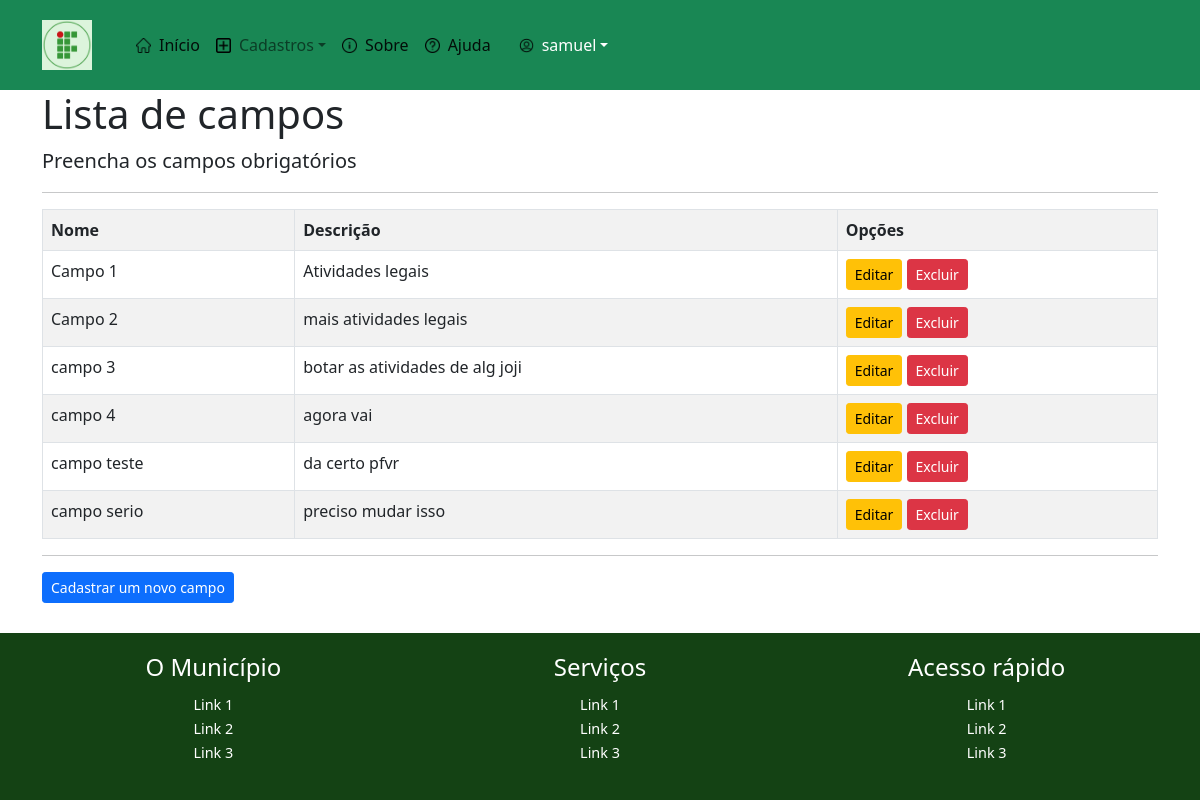
Page /listar/campos (signed in) on the committed database.
### cadastros/models.py (models this page shows, shortened)
class Campo(models.Model):
    nome = models.CharField(max_length=50, unique=True)
    descricao = models.CharField(max_length=150, verbose_name="Descrição", null=True, blank=True)

### cadastros/views.py (the view)
# urls.py: path('listar/campos', CampoList.as_view(),name='listar-campos' ),
class CampoList(LoginRequiredMixin, ListView):
    model = Campo
    template_name = 'cadastros/listas/campo.html'
    login_url = 'login'

### cadastros/templates/cadastros/listas/campo.html (shortened to what this page needs)
{% extends 'paginas/modelo.html' %}
{% block conteúdo %}
<div class="container">
    <h1>Lista de campos </h1>
    <p class="lead">Preencha os campos obrigatórios</p>
    <hr>
    <div class="table-responsive">
    <table class="table table-striped table-bordered table-hover"
        <tr>
            <th>Nome</th>
            <th>Descrição</th>
            <th>Opções</th>
        {% for campo in object_list %}
        <tr>
            <td>{{ campo.nome }}</td>
            <td>{{ campo.descricao }}</td>
            <td>
                <a href="{% url 'editar-campo' campo.pk %}" class="btn btn-warning btn-sm">Editar</a>
                <a href="{% url 'excluir-campo' campo.pk %}" class="btn btn-danger btn-sm">Excluir</a>
            </td>
        </tr>
        {% empty %}
        <tr>
            <td colspan="3">Nenhum registro encontrado.</td>
        </tr>
        {% endfor %}
    </table>
<hr>
</div>
<form action="" method="POST">
    <a href="{% url 'cadastrar-campo' %}" class="btn btn-primary btn-sm">Cadastrar um novo campo</a>
</form>
</div>
{% endblock %}

### paginas/templates/paginas/modelo.html (shortened to what this page needs)
{% load static %}
<!DOCTYPE html>
<html lang="en">
<head>
    <link rel="stylesheet" href="https://stackpath.bootstrapcdn.com/bootstrap/5.0.0-alpha1/css/bootstrap.min.css">
    <link rel="stylesheet" href="{% static 'css/drop.css' %}">
</head>
<body>
    {% block menu %}
    <div class="bg-light">
        <nav class="navbar navbar-expand-sm navbar-light bg-success">
            <div class="container-fluid">
                <a class="navbar-brand" href="#"><img src="{% static 'img/logo redonda.png' %}" width="50"></a>
                <div class="collapse navbar-collapse" id="navbarID">
                    <div class="navbar-nav">
                        <a class="nav-link active d-flex align-items-center" aria-current="page" href="{% url 'inicio' %}">
                            <img src="{% static 'img/casa.png' %}" width="15" class="me-2">
                            <span>Início</span>
                        </a>
                        <div class="nav-item dropdown">
                            <a class="nav-link dropdown-toggle d-flex align-items-center" href="#" id="cadastrosDropdown" role="button" data-bs-toggle="dropdown" aria-expanded="false">
                                <img src="{% static 'img/adição.png' %}" width="15" class="me-2">
                                <span>Cadastros</span>
                            </a>
                        </div>
                        <a class="nav-link active d-flex align-items-center" aria-current="page" href="{% url 'sobre' %}">
                            <img src="{% static 'img/i.png' %}" width="15" class="me-2">
                            <span>Sobre</span>
                        </a>
                        <a class="nav-link active d-flex align-items-center" aria-current="page" href="#">
                            <img src="{% static 'img/interrogas.png' %}" width="15" class="me-2">
                            <span>Ajuda</span>
                        </a>
                    </div>
                    {% if request.user.is_authenticated %}
                    <div class="nav-item dropdown" style="float: right; margin-right: 20px;">
                        <a class="nav-link dropdown-toggle d-flex align-items-center" href="#" id="UsuarioDropdown" role="button" data-bs-toggle="dropdown" aria-expanded="false">
                            <img src="{% static 'img/user.png' %}" width="15" class="me-2">
                            <span>{{ request.user }}</span>
                        </a>
                    </div>
                    {% else %}
                    <a class="nav-link active d-flex align-items-center" aria-current="page" href="{% url 'login' %}">
                        <span>Login</span>
                    </a>
                    {% endif %}
                </div>
            </div>
        </nav>
    </div>
    {% endblock %}
    {% block conteúdo %}{% endblock %}
    {% block rodapé %}
    <footer style="background-color: #144214; color: white; padding: 20px; display: flex; justify-content: space-around; bottom: 0; width: 100%; position: fixed;">
        <div style="flex: 1; text-align: center;">
            <h4 style="margin-bottom: 10px;">O Município</h4>
            <ul style="list-style: none; padding: 0;">
                <li><a href="#" style="color: white; text-decoration: none; font-size: 0.9em;">Link 1</a></li>
                <li><a href="#" style="color: white; text-decoration: none; font-size: 0.9em;">Link 2</a></li>
                <li><a href="#" style="color: white; text-decoration: none; font-size: 0.9em;">Link 3</a></li>
            </ul>
        </div>
        <div style="flex: 1; text-align: center;">
            <h4 style="margin-bottom: 10px;">Serviços</h4>
            <ul style="list-style: none; padding: 0;">
                <li><a href="#" style="color: white; text-decoration: none; font-size: 0.9em;">Link 1</a></li>
                <li><a href="#" style="color: white; text-decoration: none; font-size: 0.9em;">Link 2</a></li>
                <li><a href="#" style="color: white; text-decoration: none; font-size: 0.9em;">Link 3</a></li>
            </ul>
        </div>
        <div style="flex: 1; text-align: center;">
            <h4 style="margin-bottom: 10px;">Acesso rápido</h4>
            <ul style="list-style: none; padding: 0;">
                <li><a href="#" style="color: white; text-decoration: none; font-size: 0.9em;">Link 1</a></li>
                <li><a href="#" style="color: white; text-decoration: none; font-size: 0.9em;">Link 2</a></li>
                <li><a href="#" style="color: white; text-decoration: none; font-size: 0.9em;">Link 3</a></li>
            </ul>
        </div>
    </footer>
    {% endblock %}
</body>
</html>

### static/css/drop.css (style rules this page uses)
.navbar { background-color: #4CAF50; padding: 10px; }
.navbar a { color: white; text-decoration: none; padding: 10px 20px; display: inline-block; }
.dropdown { position: relative; display: inline-block; }

### rows in the picture
Campo: nome "Campo 1", descricao "Atividades legais"
Campo: nome "Campo 2", descricao "mais atividades legais"
Campo: nome "campo 3", descricao "botar as atividades de alg joji"
Campo: nome "campo 4", descricao "agora vai"
Campo: nome "campo teste", descricao "da certo pfvr"
Campo: nome "campo serio", descricao "preciso mudar isso"

### other values in the picture
{{ request.user }} "samuel"
